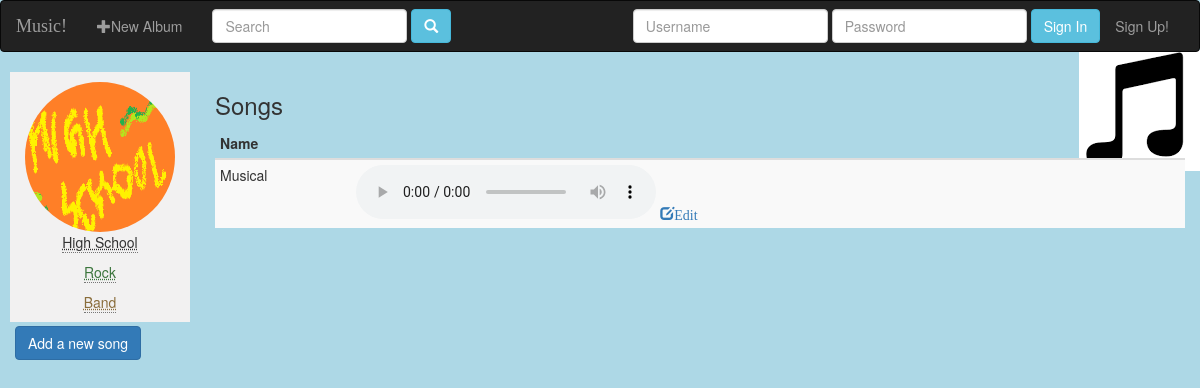
Page /2/ on the committed database.
### music/models.py (models this page shows, shortened)
class Album(models.Model):
    album_title = models.CharField(max_length=1000)
    artist = models.CharField(max_length=100)
    genre = models.CharField(max_length=100)
    album_logo = models.ImageField()
    user = models.ForeignKey(User,default=1)     #1 = admin user

class Song(models.Model):
    song_title = models.CharField(max_length=100)
    album = models.ForeignKey(Album,on_delete=models.CASCADE)
    is_fav = models.BooleanField(default=False)
    audio_file = models.FileField()

### music/views.py (the view)
# urls.py: url(r'^(?P<pk>\d+)/$',views.DetailView.as_view(),name='album_detail'),
class DetailView(generic.DetailView):
    model = Album
    context_object_name = 'a'
    template_name='music/album_detail.html'

### music/templates/music/album_detail.html (shortened to what this page needs)
{% extends 'music/base_template.html' %}
{% block body %}
    <div class="container-fluid pull-left" style="margin-left:10px; border:1px green; background-color:#f2f1f1; padding-top:10px;">
        <img src="{{ MEDIA_URL }}{{a.album_logo.url}}" class="img-circle" height="150px" width="150px">
        <p class="text-center"> <abbr title="Album Title"> {{a.album_title}} </abbr> </p>
        <p class="text-center text-success"> <abbr title="Genre"> {{a.genre}} </abbr> </p>
        <p class="text-center text-warning"> <abbr title="Artist"> {{a.artist}} </abbr> </p>
    </div>
    {% if a.song_set.all%}
        <div class="container-fluid col-md-offset-2">
            <h3>Songs</h3>
            <table class="table table-condensed table-striped">
                <thead>
                    <tr>
                        <th>Name</th>
                        <th></th>
                    </tr>
                </thead>
                <tbody>
                    {%for song in a.song_set.all%}
                        <tr>
                            <td>{{song.song_title}}</td>
                            <td>
                                <audio controls>
                                    <source src="{{song.audio_file.url}}" type="audio/mpeg">
                                </audio>
                                <a href="{% url 'music:update_song' song.id%}">
                                    <span class="glyphicon glyphicon-edit">Edit</span>
                                </a>
                            </td>
                        </tr>
                    {%endfor%}
                </tbody>
            </table>
        </div>
    {% else %}
        <h3 class="col-md-offset-2">Sorry there are no songs in this album</h3>
    {% endif %}
    <div class="container-fluid pull-left" style="margin-top:4px;">
            <a href="{% url 'music:add_song' a.id %}" class="btn btn-primary">Add a new song</a>
    </div>
{% endblock body %}

### music/static/music/style.css (style rules this page uses)
.table { padding-right:0px; border-spacing: 0px; }
body { background-image: url('music_icon.png'); background-position: right 50px; background-repeat: no-repeat; background-color: lightblue; }

### rows in the picture
Album: album_logo (picture), album_title "High School", genre "Rock", artist "Band"
Song: song_title "Musical"
